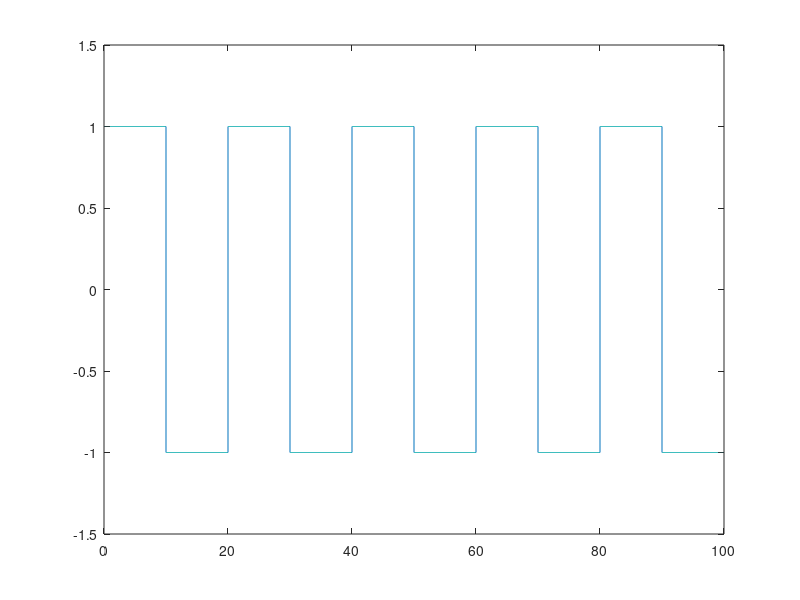
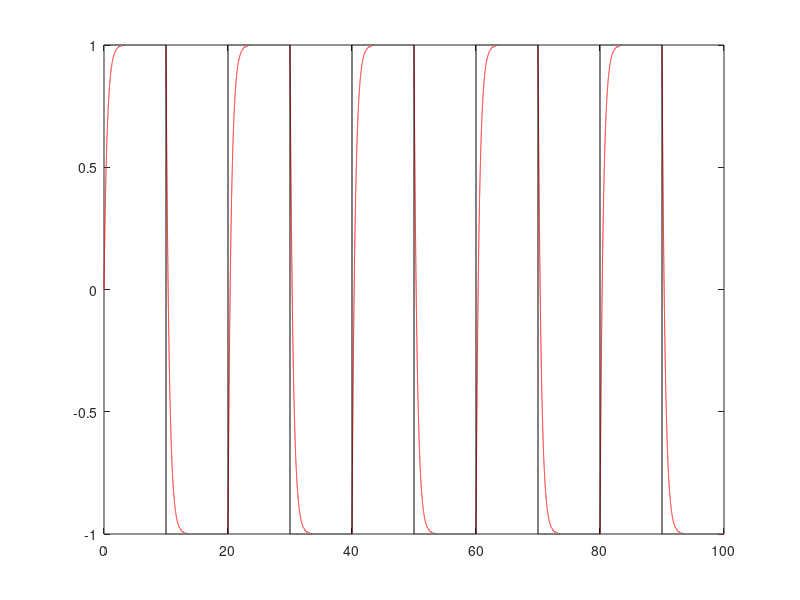

The MATLAB script that drew these images, in order: (Note: this script raises an error after producing the figures.)
% MATLAB simulation of a model reference adaptive controller
% Author: Aleksandar Haber
% Date: April 21, 2021

clear, pack, clc

% reference model parameters

am=2
bm=2

% plant parameters (that are unknown during control design)
a=1
b=0.5

%  final values of the parameters for verification of convergence
theta1final=bm/b
theta2final=(am-a)/b

% reference model
Wm=tf([bm],[1 am])

tmax=100 % max simulation time
time=0:0.001:tmax;   %time vector

% define a reference input signal
pulsew = 10; %pulse width
delayop= pulsew/2:pulsew*2:tmax; %delay vector
% reference input
ur=2*pulstran(time,delayop,'rectpuls',pulsew)-1;

% input reference signal
figure(1)
plot(time,ur);
set(gca,'Ylim',[-1.5 1.5]);

% output reference signal
yr=lsim(Wm,ur,time)

figure(2)
plot(time,yr,'r')
hold on
plot(time,ur,'k')


% initial condition
x0=zeros(5,1);
% gain
gamma2=0.5;

[time1 state_trajectories] = ode45(@(t,x) dynamics_adaptive(t, x, ur, yr, time,am,bm,a,b,gamma2), time, x0);

theta1=state_trajectories(:,1)
theta2=state_trajectories(:,3)
y=state_trajectories(:,5)


figure(3)
plot(time,yr,'k')
hold on
plot(time,y,'m')

figure(4)
plot(time,theta1,'k')
hold on
plot(time,theta2,'m')
